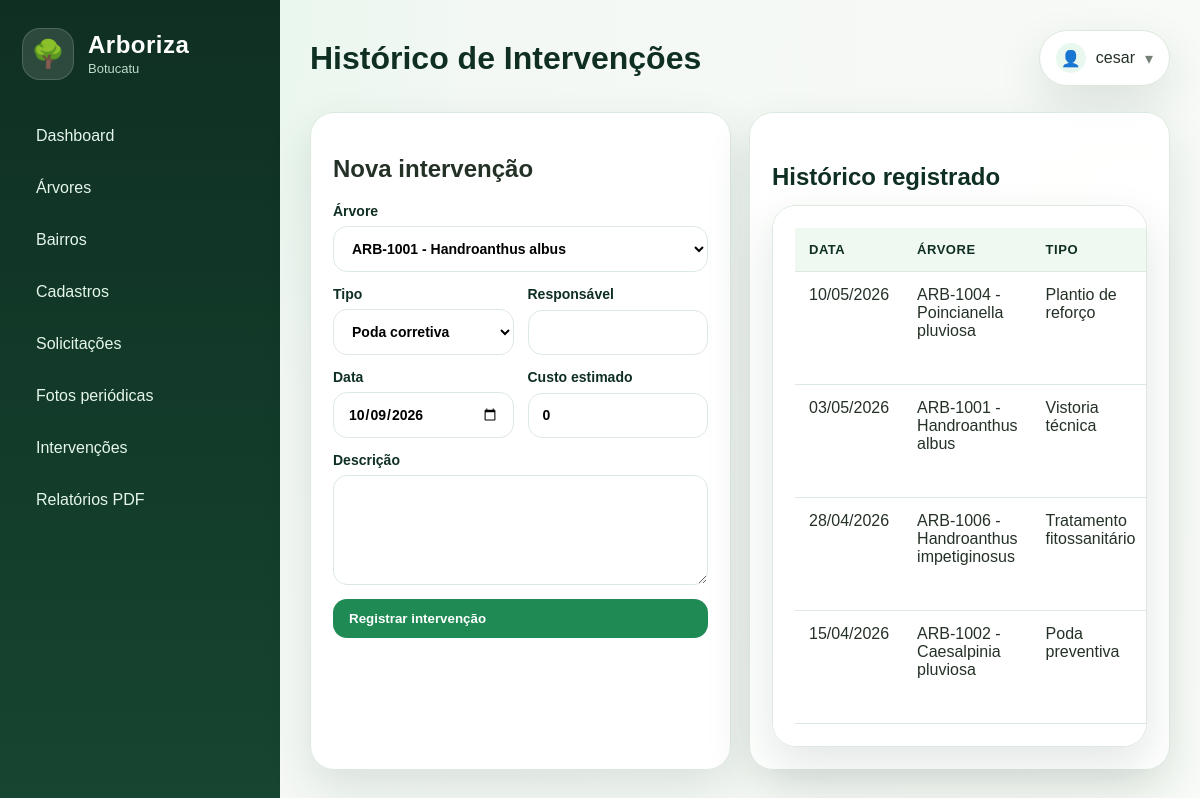
Page /intervencoes.php (signed in) on the committed database.
### tables this page shows
CREATE TABLE intervencoes (
    id INT AUTO_INCREMENT PRIMARY KEY,
    arvore_id INT NOT NULL,
    usuario_id INT NOT NULL,
    tipo VARCHAR(100) NOT NULL,
    responsavel VARCHAR(140) NOT NULL,
    data_intervencao DATE NOT NULL,
    custo_estimado DECIMAL(10,2) DEFAULT 0,
    descricao TEXT,
    criado_em TIMESTAMP DEFAULT CURRENT_TIMESTAMP,
    FOREIGN KEY (arvore_id) REFERENCES arvores(id) ON DELETE CASCADE,
    FOREIGN KEY (usuario_id) REFERENCES usuarios(id) ON DELETE RESTRICT
);

CREATE TABLE arvores (
    id INT AUTO_INCREMENT PRIMARY KEY,
    codigo VARCHAR(30) NOT NULL UNIQUE,
    especie VARCHAR(140) NOT NULL,
    nome_popular VARCHAR(140),
    idade_estimada INT DEFAULT 0,
    altura_metros DECIMAL(8,2) DEFAULT 0,
    diametro_cm DECIMAL(8,2) DEFAULT 0,
    latitude VARCHAR(40),
    longitude VARCHAR(40),
    endereco VARCHAR(220) NOT NULL,
    bairro_id INT NOT NULL,
    estado_conservacao ENUM('Excelente','Bom','Regular','Crítico') DEFAULT 'Bom',
    observacoes TEXT,
    criado_em TIMESTAMP DEFAULT CURRENT_TIMESTAMP,
    FOREIGN KEY (bairro_id) REFERENCES bairros(id) ON DELETE RESTRICT
);

### core/helpers.php (called while the page is built, shortened)
<?php
function e($value): string
{
    return htmlspecialchars((string)$value, ENT_QUOTES, 'UTF-8');
}
function currentUserProfile(): string
{
    return isset($_SESSION['usuario']['perfil']) ? (string)$_SESSION['usuario']['perfil'] : '';
}
function normalizedProfile(): string
{
    return function_exists('mb_strtolower')
        ? mb_strtolower(trim(currentUserProfile()), 'UTF-8')
        : strtolower(trim(currentUserProfile()));
}
function canEditOperational(): bool
{
    $profile = normalizedProfile();
    return $profile === 'administrador' || $profile === 'técnico' || $profile === 'tecnico';
}

### config/database.php (called while the page is built, shortened)
<?php
class Database
{
    private static $connection = null;
    public static function getConnection() {
        if (self::$connection === null) {
            $dsn = 'mysql:host=' . DB_HOST . ';dbname=' . DB_NAME . ';charset=utf8mb4';
            $tentativas = array_unique([DB_PASS, '', 'root']);
            $ultimoErro = null;
            foreach ($tentativas as $senha) {
                try {
                    self::$connection = new PDO($dsn, DB_USER, $senha, [
                        PDO::ATTR_ERRMODE => PDO::ERRMODE_EXCEPTION,
                        PDO::ATTR_DEFAULT_FETCH_MODE => PDO::FETCH_ASSOC,
                        PDO::ATTR_EMULATE_PREPARES => false,
                    ]);
                    return self::$connection;
                } catch (PDOException $e) {
                    $ultimoErro = $e;
                }
            }
            die('Erro ao conectar no banco de dados. Confira se o MySQL está ligado no XAMPP, se o banco arboriza_botucatu foi importado e se o arquivo config/config.php está correto.<br><b>Detalhe:</b> ' . htmlspecialchars($ultimoErro->getMessage()));
        }
        return self::$connection;
    }
}

### models/Arvore.php (called while the page is built, shortened)
<?php
require_once __DIR__ . '/../config/database.php';
class Arvore
{
    public static function all() {
        $sql = 'SELECT a.*, b.nome AS bairro_nome
                FROM arvores a
                INNER JOIN bairros b ON b.id = a.bairro_id
                ORDER BY a.criado_em DESC';
        return Database::getConnection()->query($sql)->fetchAll();
    }
}

### models/Intervencao.php (called while the page is built, shortened)
<?php
require_once __DIR__ . '/../config/database.php';
class Intervencao
{
    public static function all() {
        $sql = 'SELECT i.*, a.codigo, a.especie, u.nome AS usuario_nome, u.email AS usuario_email
                FROM intervencoes i
                INNER JOIN arvores a ON a.id = i.arvore_id
                INNER JOIN usuarios u ON u.id = i.usuario_id
                ORDER BY i.data_intervencao DESC';
        return Database::getConnection()->query($sql)->fetchAll();
    }
}

### intervencoes.php (the view, shortened to what this page needs)
<?php
require_once __DIR__ . '/core/helpers.php';
require_once __DIR__ . '/models/Intervencao.php';
require_once __DIR__ . '/models/Arvore.php';
$edit = isset($_GET['edit']) ? Intervencao::find((int)$_GET['edit']) : null;
$arvores=Arvore::all(); $intervencoes=Intervencao::all();
$tipos = array('Poda corretiva','Poda preventiva','Tratamento fitossanitário','Remoção','Plantio');
?>
<?php include __DIR__ . '/views/layout/header.php'; ?>
<?php if (canEditOperational()): ?>
<div class="grid grid-2"><div class="card"><h2><?= $edit ? 'Editar intervenção' : 'Nova intervenção' ?></h2>
        <form method="post"><input type="hidden" name="id" value="
        <?= e(isset($edit['id']) ? $edit['id'] : '') ?>"><label>Árvore<select name="arvore_id" required>
            <?php foreach($arvores as $a): ?>
                    <option value="<?= e($a['id']) ?>" <?= ((isset($edit['arvore_id']) ? $edit['arvore_id'] : '') == $a['id'])?'selected':'' ?>>
                    <?= e($a['codigo'].' - '.$a['especie']) ?></option><?php endforeach; ?>
                </select></label><div class="form-grid"><label>Tipo<select name="tipo">
                    <?php foreach($tipos as $tipo): ?>
                            <option <?= (isset($edit['tipo']) && $edit['tipo']===$tipo)?'selected':'' ?>><?= e($tipo) ?></option>
                                <?php endforeach; ?></select></label><label>Responsável<input name="responsavel" required value="<?= e(isset($edit['responsavel']) ? $edit['responsavel'] : '') ?>">
                                </label><label>Data<input type="date" name="data_intervencao" required value="<?= e(isset($edit['data_intervencao']) ? $edit['data_intervencao'] : date('Y-m-d')) ?>">
                                </label><label>Custo estimado<input type="number" step="0.01" name="custo_estimado" value="<?= e(isset($edit['custo_estimado']) ? $edit['custo_estimado'] : '0') ?>"></label></div>
            <label>Descrição<textarea name="descricao"><?= e(isset($edit['descricao']) ? $edit['descricao'] : '') ?></textarea></label>
            <button class="btn"><?= $edit ? 'Atualizar intervenção' : 'Registrar intervenção' ?></button><?php if ($edit): ?>
            <a class="btn secondary" href="intervencoes.php">Cancelar edição</a><?php endif; ?></form></div><div class="card">
<?php else: ?>
<section class="hero"><h2>Histórico de intervenções</h2><p>Seu perfil de Leitor permite acompanhar as ações realizadas nas árvores cadastradas.</p></section>
<?php endif; ?>
<div class="section-title"><h2>Histórico registrado</h2></div><div class="card table-wrap"><table><thead><tr><th>Data</th><th>Árvore</th><th>Tipo</th></tr></thead><tbody><?php foreach($intervencoes as $i): ?><tr><td><?= date('d/m/Y', strtotime($i['data_intervencao'])) ?></td><td><?= e($i['codigo'].' - '.$i['especie']) ?></td><td><?= e($i['tipo']) ?></td></tr><?php endforeach; ?></tbody></table></div>
<?php include __DIR__ . '/views/layout/footer.php'; ?>

### assets/css/style.css (style rules this page uses)
* { box-sizing: border-box; }
body { margin: 0; font-family: Arial, Helvetica, sans-serif; color: #243126; background: radial-gradient(circle at top left, #dcf5e4, #f4f8f5 35%, #f8fbf7); }
.grid { display: grid; gap: 18px; }
.grid-2 { grid-template-columns: repeat(2, minmax(0, 1fr)); }
.card { background: rgba(255,255,255,.9); border: 1px solid #dde8df; border-radius: 24px; padding: 22px; box-shadow: 0 18px 45px rgba(19, 61, 39, .12); backdrop-filter: blur(8px); }
.section-title { margin: 28px 0 14px; display: flex; align-items: center; justify-content: space-between; gap: 12px; }
.section-title h2 { margin: 0; color: #0f2f22; }
.btn { border: 0; border-radius: 14px; padding: 12px 16px; background: #1f8a54; color: white; font-weight: 700; cursor: pointer; display: inline-flex; align-items: center; gap: 8px; }
.table-wrap { overflow-x: auto; }
table { width: 100%; border-collapse: collapse; }
th, td { padding: 14px; border-bottom: 1px solid #dde8df; text-align: left; vertical-align: top; }
th { color: #0f2f22; background: #f0f8f2; font-size: 13px; text-transform: uppercase; letter-spacing: .04em; }
form { display: grid; gap: 14px; }
.form-grid { display: grid; grid-template-columns: repeat(2, minmax(0, 1fr)); gap: 14px; }
label { display: grid; gap: 7px; color: #0f2f22; font-weight: 700; font-size: 14px; }
input, select, textarea { width: 100%; border: 1px solid #dde8df; border-radius: 14px; padding: 13px 14px; font: inherit; background: white; }
textarea { min-height: 110px; resize: vertical; }

### rows in the picture
intervencoes: data_intervencao "10/05/2026", arvore.especie "ARB-1004 - Poincianella pluviosa", tipo "Plantio de reforço"
intervencoes: data_intervencao "03/05/2026", arvore.especie "ARB-1001 - Handroanthus albus", tipo "Vistoria técnica"
intervencoes: data_intervencao "28/04/2026", arvore.especie "ARB-1006 - Handroanthus impetiginosus", tipo "Tratamento fitossanitário"
intervencoes: data_intervencao "15/04/2026", arvore.especie "ARB-1002 - Caesalpinia pluviosa", tipo "Poda preventiva"

### other values in the picture
$pageTitle "Histórico de Intervenções"
currentUserName() "cesar"
form field arvore_id "ARB-1001 - Handroanthus albus"
form field tipo "Poda corretiva"
